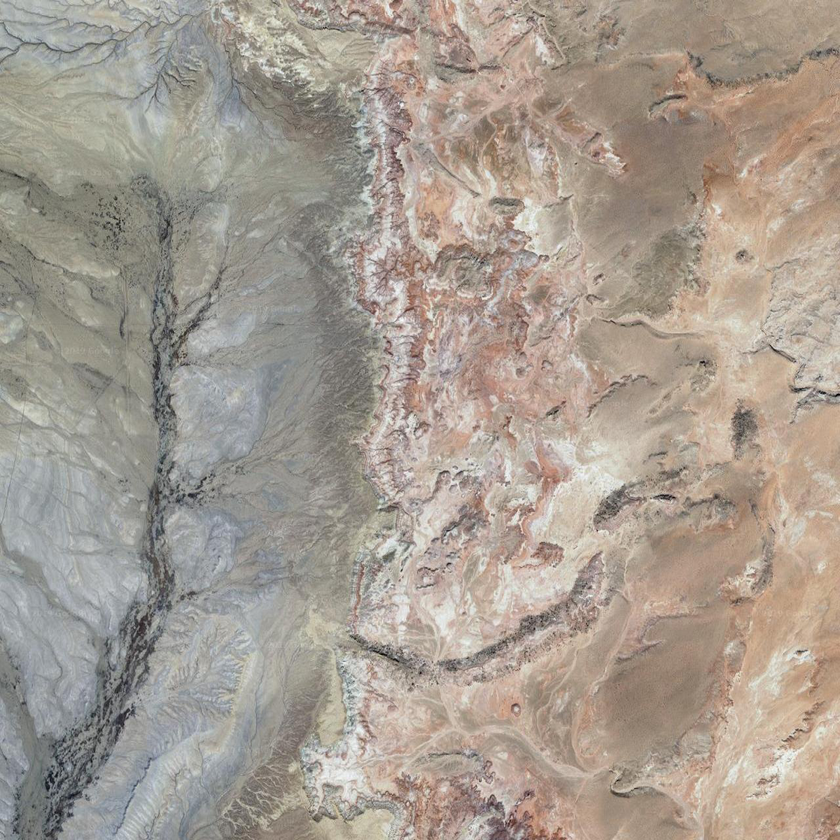
#> input picture high_resolution_satellite_image.png, 840 x 840 px, shrunk from 1280 x 1280 before the run
$ python main.py
#> lines starting #> are read from the running program, lines starting #| are printed output that depends on the picture
import matplotlib.pyplot as plt
from PIL import Image


def main():
	img = plt.imread("high_resolution_satellite_image.png")
#> img is the input picture: shape (840, 840, 3) float32; mean R, G, B 0.65, 0.611, 0.57
	fig, ax = plt.subplots()

	ax.imshow(img)
	x = 38.392535
	y = -110.789353
	ax.imshow(img, extent=[38.384917, 38.427722, -110.818972, -110.765000])
	ax.axis([38.384917, 38.427722, -110.818972, -110.765000])
	fig.set_size_inches(20, 20)
	ax.grid(True)
	ax.plot(x, y, '--', linewidth=1, color='firebrick')
	fig.savefig('graph.png')
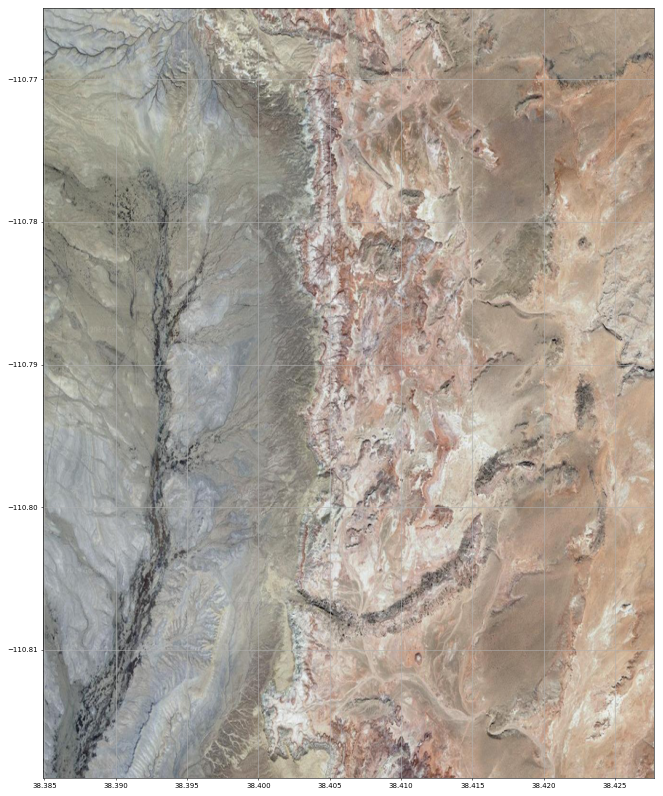
#> figure drawn by matplotlib, 1 panel


if __name__ == '__main__':  main()
